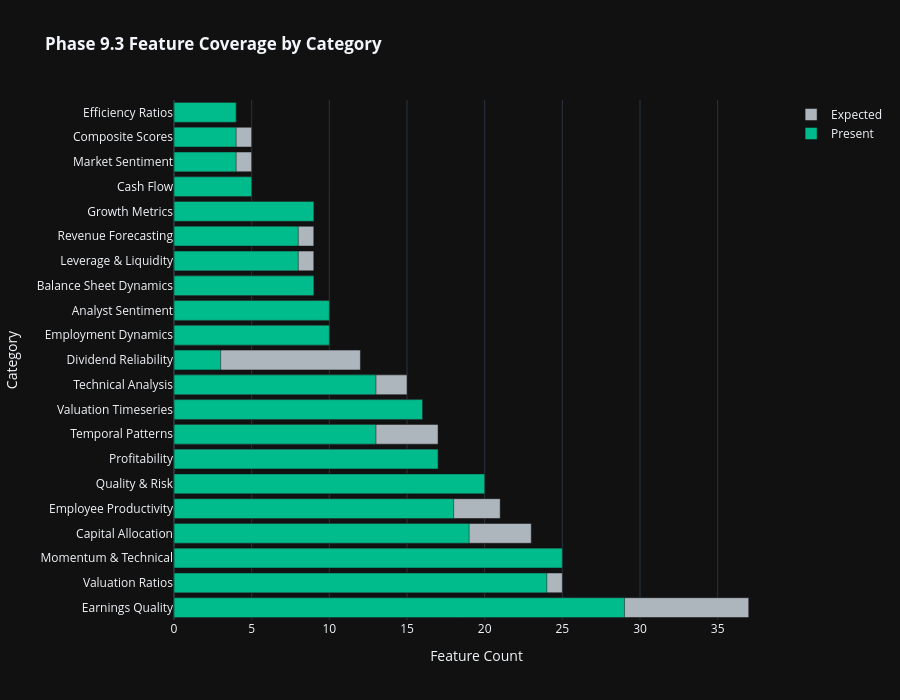
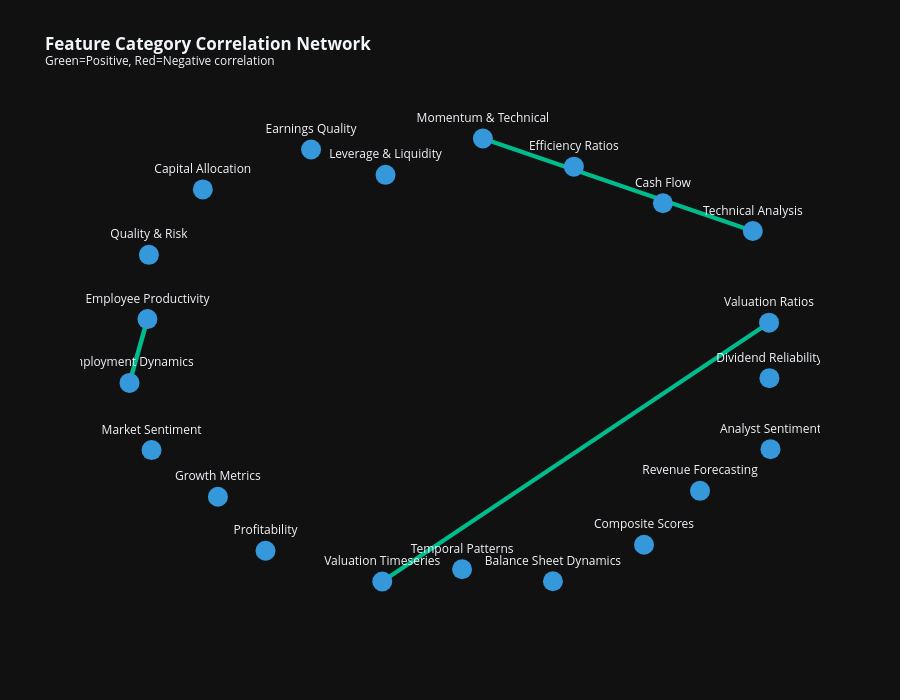

Source (notebook cell) for these figures, in order:
### Markdown cell above
## Cell 4: Phase 9.3 Feature Category Dashboards

Comprehensive dashboards for each of the 21 Phase 9.3 feature categories.

### Code cell
# ============================================================================
# Cell 4: Phase 9.3 Feature Category Dashboards
# ============================================================================

print('=' * 80)
print('📊 PHASE 9.3 FEATURE CATEGORY DASHBOARDS')
print('=' * 80)

category_viz_dir = OUTPUT_DIR / 'eda' / 'dashboards' / 'categories'
category_viz_dir.mkdir(parents=True, exist_ok=True)

# Get categorized features
categorized = categorize_dataframe_columns(df)

# ============================================================================
# 4.1 Category Coverage Overview
# ============================================================================
print('\n📋 Feature Category Coverage Analysis...')

coverage_data = []
for category, features in PHASE93_FEATURE_CATEGORIES.items():
    present = [f for f in features if f in df.columns]
    avg_completeness = 0
    if present:
        avg_completeness = df[present].notna().mean().mean() * 100

    coverage_data.append({
        'Category': category,
        'Expected': len(features),
        'Present': len(present),
        'Coverage_Pct': len(present) / len(features) * 100 if features else 0,
        'Completeness_Pct': avg_completeness,
        'Color': CATEGORY_COLORS.get(category, '#666666'),
    })

coverage_df = pd.DataFrame(coverage_data).sort_values('Expected', ascending=False)

# Coverage bar chart
fig_coverage = go.Figure()
fig_coverage.add_trace(go.Bar(
    y=coverage_df['Category'], x=coverage_df['Expected'],
    name='Expected', orientation='h', marker_color=COLOR_PALETTE['neutral'],
))
fig_coverage.add_trace(go.Bar(
    y=coverage_df['Category'], x=coverage_df['Present'],
    name='Present', orientation='h', marker_color=COLOR_PALETTE['success'],
))
fig_coverage.update_layout(
    title='<b>Phase 9.3 Feature Coverage by Category</b>',
    template=PLOTLY_TEMPLATE, height=700, barmode='overlay',
    xaxis_title='Feature Count', yaxis_title='Category',
)
fig_coverage.write_html(category_viz_dir / 'phase93_coverage_overview.html')
fig_coverage.show()
print(f'  ✓ Saved: phase93_coverage_overview.html')


# ============================================================================
# 4.2 Generate Dashboard for Each Major Category
# ============================================================================

def create_category_dashboard(dashboard_df, category_name, category_features, output_dir, group_cols=None):
    """Create comprehensive dashboard for a feature category."""
    # Filter features to only include numeric columns present in dashboard_df
    available_features = [f for f in category_features
                          if f in dashboard_df.columns and pd.api.types.is_numeric_dtype(dashboard_df[f])]

    if not available_features:
        print(f"  ⚠ No numeric features available for {category_name}")
        return None

    # Create subplots
    fig = make_subplots(
        rows=2, cols=2,
        subplot_titles=[
            f'{category_name}: Distribution by Sector',
            f'{category_name}: Top Features Correlation',
            f'{category_name}: Regional Comparison',
            f'{category_name}: Key Metrics Box Plots',
        ],
        specs=[[{'type': 'bar'}, {'type': 'heatmap'}],
               [{'type': 'scatter'}, {'type': 'box'}]],
        vertical_spacing=0.12, horizontal_spacing=0.1,
    )

    # 1. Mean by Sector (top 10 sectors)
    if 'sector' in dashboard_df.columns and available_features:
        sector_means = dashboard_df.groupby('sector')[available_features[:5]].mean()
        top_sectors = dashboard_df['sector'].value_counts().head(10).index
        sector_means = sector_means.loc[sector_means.index.isin(top_sectors)]

        for i_feat, feat in enumerate(available_features[:3]):
            if feat in sector_means.columns:
                fig.add_trace(
                    go.Bar(x=sector_means.index, y=sector_means[feat], name=feat[:20]),
                    row=1, col=1
                )

    # 2. Correlation heatmap
    if len(available_features) >= 3:
        corr = dashboard_df[available_features[:10]].corr()
        fig.add_trace(
            go.Heatmap(z=corr.values, x=corr.columns, y=corr.index,
                       colorscale='RdBu_r', zmin=-1, zmax=1),
            row=1, col=2
        )

    # 3. Regional scatter (first 2 features)
    if 'region' in dashboard_df.columns and len(available_features) >= 2:
        for region_name in dashboard_df['region'].unique()[:5]:
            region_df_slice = dashboard_df[dashboard_df['region'] == region_name]
            fig.add_trace(
                go.Scatter(x=region_df_slice[available_features[0]], y=region_df_slice[available_features[1]],
                           mode='markers', name=str(region_name)[:15], opacity=0.6),
                row=2, col=1
            )

    # 4. Box plots
    if 'sector' in dashboard_df.columns and available_features:
        for feat in available_features[:2]:
            fig.add_trace(
                go.Box(y=dashboard_df[feat], x=dashboard_df['sector'], name=feat[:15]),
                row=2, col=2
            )

    fig.update_layout(
        title=f'<b>{category_name} Dashboard</b><br><sup>{len(available_features)} features available</sup>',
        template=PLOTLY_TEMPLATE, height=900, showlegend=True,
    )

    output_path_file = output_dir / f'{category_name.lower().replace(" ", "_").replace("&", "and")}_dashboard.html'
    fig.write_html(output_path_file)
    return output_path_file


# Generate dashboards for key categories
key_categories = [
    'Momentum & Technical', 'Valuation Ratios', 'Profitability',
    'Quality & Risk', 'Growth Metrics', 'Leverage & Liquidity',
    'Analyst Sentiment', 'Earnings Quality', 'Dividend Reliability',
    'Revenue Forecasting', 'Balance Sheet Dynamics', 'Technical Analysis',
    'Valuation Timeseries', 'Employment Dynamics',
]

for category in key_categories:
    if category in PHASE93_FEATURE_CATEGORIES:
        features = PHASE93_FEATURE_CATEGORIES[category]
        result = create_category_dashboard(df, category, features, category_viz_dir)
        if result:
            print(f'  ✓ Created: {result.name}')

# ============================================================================
# 4.3 Feature Category Correlation Network
# ============================================================================
print('\n🕸️ Creating Feature Category Correlation Network...')
fig_network = create_category_correlation_network(df, category_mapping=PHASE93_FEATURE_CATEGORIES,
                                                  output_dir=category_viz_dir)
if fig_network is not None:
    fig_network.show()
    print(f'  ✓ Saved: category_correlation_network.html')

print('\n✓ Phase 9.3 Category Dashboards Complete')

### Figure 1 — Plotly figure (JSON) as saved in the notebook; plotly's stock layout.template omitted (floating-point values rounded to 4 significant figures)
{"data": [{"marker": {"color": "#adb5bd"}, "name": "Expected", "orientation": "h", "x": [37, 25, 25, 23, 21, 20, 17, 17, 16, 15, 12, 10, 10, 9, 9, 9, 9, 5, 5, 5, 4], "y": ["Earnings Quality", "Valuation Ratios", "Momentum & Technical", "Capital Allocation", "Employee Productivity", "Quality & Risk", "Profitability", "Temporal Patterns", "Valuation Timeseries", "Technical Analysis", "Dividend Reliability", "Employment Dynamics", "Analyst Sentiment", "Balance Sheet Dynamics", "Leverage & Liquidity", "Revenue Forecasting", "Growth Metrics", "Cash Flow", "Market Sentiment", "Composite Scores", "Efficiency Ratios"], "type": "bar"}, {"marker": {"color": "#00bc8c"}, "name": "Present", "orientation": "h", "x": [29, 24, 25, 19, 18, 20, 17, 13, 16, 13, 3, 10, 10, 9, 8, 8, 9, 5, 4, 4, 4], "y": ["Earnings Quality", "Valuation Ratios", "Momentum & Technical", "Capital Allocation", "Employee Productivity", "Quality & Risk", "Profitability", "Temporal Patterns", "Valuation Timeseries", "Technical Analysis", "Dividend Reliability", "Employment Dynamics", "Analyst Sentiment", "Balance Sheet Dynamics", "Leverage & Liquidity", "Revenue Forecasting", "Growth Metrics", "Cash Flow", "Market Sentiment", "Composite Scores", "Efficiency Ratios"], "type": "bar"}], "layout": {"title": {"text": "<b>Phase 9.3 Feature Coverage by Category</b>"}, "height": 700, "barmode": "overlay", "xaxis": {"title": {"text": "Feature Count"}}, "yaxis": {"title": {"text": "Category"}}}}

### Figure 2 — Plotly figure (JSON) as saved in the notebook; plotly's stock layout.template omitted (floating-point values rounded to 4 significant figures)
{"data": [{"hoverinfo": "none", "line": {"color": "#00bc8c", "width": 4.219}, "mode": "lines", "x": [0.09255, 0.8906, null], "y": [1.0, 0.5881, null], "type": "scatter"}, {"hoverinfo": "none", "line": {"color": "#00bc8c", "width": 4.156}, "mode": "lines", "x": [0.9386, -0.2049, null], "y": [0.1801, -0.9724, null], "type": "scatter"}, {"hoverinfo": "none", "line": {"color": "#00bc8c", "width": 4.518}, "mode": "lines", "x": [-0.8992, -0.9522, null], "y": [0.1959, -0.08821, null], "type": "scatter"}, {"hoverinfo": "text", "marker": {"color": "#3498db", "size": 20}, "mode": "markers+text", "text": ["Momentum & Technical", "Valuation Ratios", "Profitability", "Quality & Risk", "Cash Flow", "Capital Allocation", "Analyst Sentiment", "Market Sentiment", "Leverage & Liquidity", "Temporal Patterns", "Composite Scores", "Growth Metrics", "Efficiency Ratios", "Employee Productivity", "Balance Sheet Dynamics", "Revenue Forecasting", "Earnings Quality", "Technical Analysis", "Valuation Timeseries", "Dividend Reliability", "Employment Dynamics"], "textposition": "top center", "x": [0.09255, 0.9386, -0.5501, -0.8949, 0.6248, -0.7355, 0.9429, -0.887, -0.1953, 0.0311, 0.569, -0.6909, 0.3616, -0.8992, 0.2997, 0.7345, -0.4154, 0.8906, -0.2049, 0.9398, -0.9522], "y": [1.0, 0.1801, -0.8355, 0.482, 0.7117, 0.7734, -0.3833, -0.3873, 0.8383, -0.918, -0.8087, -0.5948, 0.8745, 0.1959, -0.9712, -0.5687, 0.9511, 0.5881, -0.9724, -0.06706, -0.08821], "type": "scatter"}], "layout": {"xaxis": {"showgrid": false, "zeroline": false, "showticklabels": false}, "yaxis": {"showgrid": false, "zeroline": false, "showticklabels": false}, "title": {"text": "<b>Feature Category Correlation Network</b><br><sup>Green=Positive, Red=Negative correlation</sup>"}, "showlegend": false, "height": 700}}
